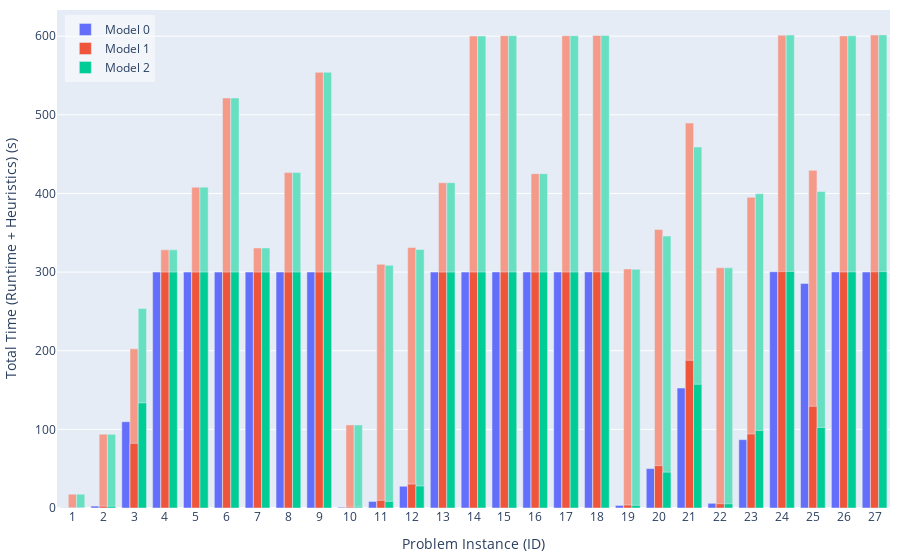

Notebook cell for this chart:
### Code cell
import plotly.graph_objects as go


lighten_percentage = 40

# Create bar plot with visible zeros
hovertemplate_text='Model: %{customdata[0]}<br>ID: %{x}<br>Gap: %{text}%<br>Nodes: %{customdata[1]}<br>Runtime: %{customdata[2]} s<br>Heuristics: %{customdata[3]} s<br>Total Time: %{customdata[4]} s<extra></extra>'
fig = go.Figure(data=[
    go.Bar(
        name='Model 0', 
        x=df0['ID'], 
        y=df0['runtime'],
        text=df0['gap'].apply(lambda x: f'{x:.2f}'),  # Format text to 2 decimal places
        marker_color=colormap[0],
        # Create a 2D array with multiple columns
        customdata=np.dstack((
            df0['model'], 
            df0['nodes'], 
            df0['runtime'].apply(lambda x: f'{x:.2f}'),
            df0['heuristics_time'].apply(lambda x: f'{x:.2f}'),
            df0['total_time'].apply(lambda x: f'{x:.2f}')
        ))[0],
        textposition='none',
        hovertemplate=hovertemplate_text,
        offsetgroup='0'
    ),
    go.Bar(
        name='Model 1', 
        x=df1['ID'], 
        y=df1['runtime'],
        text=df1['gap'].apply(lambda x: f'{x:.2f}'),
        marker_color=colormap[1],
        customdata=np.dstack((
            df1['model'], 
            df1['nodes'], 
            df1['runtime'].apply(lambda x: f'{x:.2f}'),
            df1['heuristics_time'].apply(lambda x: f'{x:.2f}'),
            df1['total_time'].apply(lambda x: f'{x:.2f}')
        ))[0],
        textposition='none',
        hovertemplate=hovertemplate_text,
        offsetgroup='1',
        zorder=2
    ),
    go.Bar(
        name='Model 1', 
        x=df1['ID'], 
        y=df1['runtime'] + df1['heuristics_time'],
        text=df1['gap'].apply(lambda x: f'{x:.2f}'),
        marker_color=lighten_color(colormap[1], lighten_percentage),
        customdata=np.dstack((
            df1['model'], 
            df1['nodes'], 
            df1['runtime'].apply(lambda x: f'{x:.2f}'),
            df1['heuristics_time'].apply(lambda x: f'{x:.2f}'),
            df1['total_time'].apply(lambda x: f'{x:.2f}')
        ))[0],
        textposition='none',
        hovertemplate=hovertemplate_text,
        offsetgroup='1',
        showlegend=False,
        zorder=1
    ),
    go.Bar(
        name='Model 2', 
        x=df2['ID'], 
        y=df2['runtime'],
        text=df2['gap'].apply(lambda x: f'{x:.2f}'),
        marker_color=colormap[2],
        customdata=np.dstack((
            df2['model'], 
            df2['nodes'], 
            df2['runtime'].apply(lambda x: f'{x:.2f}'),
            df2['heuristics_time'].apply(lambda x: f'{x:.2f}'),
            df2['total_time'].apply(lambda x: f'{x:.2f}')
        ))[0],
        textposition='none',
        hovertemplate=hovertemplate_text,
        offsetgroup='2',
        zorder=2
    ),
    go.Bar(
        name='Model 2',
        x=df2['ID'],
        y=df2['runtime'] + df2['heuristics_time'],
        text=df2['gap'].apply(lambda x: f'{x:.2f}'),
        marker_color=lighten_color(colormap[2], lighten_percentage),
        customdata=np.dstack((
            df2['model'], 
            df2['nodes'], 
            df2['runtime'].apply(lambda x: f'{x:.2f}'),
            df2['heuristics_time'].apply(lambda x: f'{x:.2f}'),
            df2['total_time'].apply(lambda x: f'{x:.2f}')
        ))[0],
        textposition='none',
        hovertemplate=hovertemplate_text,
        offsetgroup='2',
        showlegend=False,
        zorder=1
    ),
])

# Add a subtle visual indication for zero values
fig.update_layout(
    autosize=True,   # let the container size drive the plot
    margin=dict(l=10, r=10, t=10, b=10),    # width=1000,
    # width=1000,
    # height=600,
    barmode='group',
    yaxis = dict(
        title = 'Total Time (Runtime + Heuristics) (s)',
    ),
    xaxis = dict(
        title = 'Problem Instance (ID)',
        tickmode = 'array',
        tickvals = list(range(0, 28)),
        ticktext = list(range(0, 28)),
    ),
    legend=dict(
        x=0.01,
        y=0.99,
        xanchor='left',
        yanchor='top',
        bgcolor='rgba(255, 255, 255, 0.5)'
    )
)

fig.show()


# Save as HTML
div_schedule = plot(
    fig, include_plotlyjs=True, config={"responsive": True}, output_type="div"
)
# write div snippet to file
with open('../docs/images/results-total-time.html', 'w') as f:
    f.write(div_schedule)

### Figure 1 — Plotly figure (JSON) as saved in the notebook; plotly's stock layout.template omitted (floating-point values rounded to 4 significant figures; data arrays with more than 128 entries replaced by an {"elided": "..."} marker saying what was removed)
{"data": [{"customdata": {"elided": "27x5 mixed values"}, "hovertemplate": "Model: %{customdata[0]}<br>ID: %{x}<br>Gap: %{text}%<br>Nodes: %{customdata[1]}<br>Runtime: %{customdata[2]} s<br>Heuristics: %{customdata[3]} s<br>Total Time: %{customdata[4]} s<extra></extra>", "marker": {"color": "#636EFA"}, "name": "Model 0", "offsetgroup": "0", "text": ["0.00", "0.00", "0.00", "24.48", "97.70", "1000000.00", "142.65", "1000000.00", "1000000.00", "0.00", "0.00", "0.00", "23.37", "1000000.00", "1000000.00", "38.88", "1000000.00", "1000000.00", "0.00", "0.00", "0.00", "0.00", "0.00", "1000000.00", "0.00", "29.04", "1000000.00"], "textposition": "none", "type": "bar", "x": [1, 2, 3, 4, 5, 6, 7, 8, 9, 10, 11, 12, 13, 14, 15, 16, 17, 18, 19, 20, 21, 22, 23, 24, 25, 26, 27], "y": [0.2085, 2.429, 109.7, 300.0, 300.0, 300.0, 300.0, 300.0, 300.0, 0.9445, 8.35, 27.67, 300.0, 300.0, 300.2, 300.0, 300.0, 300.1, 3.269, 50.14, 152.5, 5.979, 86.91, 300.4, 285.5, 300.2, 300.0]}, {"customdata": {"elided": "27x5 mixed values"}, "hovertemplate": "Model: %{customdata[0]}<br>ID: %{x}<br>Gap: %{text}%<br>Nodes: %{customdata[1]}<br>Runtime: %{customdata[2]} s<br>Heuristics: %{customdata[3]} s<br>Total Time: %{customdata[4]} s<extra></extra>", "marker": {"color": "#EF553B"}, "name": "Model 1", "offsetgroup": "1", "text": ["0.00", "0.00", "0.00", "25.36", "90.78", "111.79", "162.16", "205.40", "422.40", "0.00", "0.00", "0.00", "32.44", "93.71", "184.80", "37.77", "53.17", "153.32", "0.00", "0.00", "0.00", "0.00", "0.00", "2651.18", "0.00", "29.11", "16190.33"], "textposition": "none", "type": "bar", "x": [1, 2, 3, 4, 5, 6, 7, 8, 9, 10, 11, 12, 13, 14, 15, 16, 17, 18, 19, 20, 21, 22, 23, 24, 25, 26, 27], "y": [0.2237, 2.35, 82.27, 300.0, 300.0, 300.0, 300.0, 300.0, 300.0, 1.124, 9.718, 30.41, 300.0, 300.1, 300.1, 300.0, 300.0, 300.2, 3.78, 53.89, 187.8, 5.483, 94.17, 300.6, 129.3, 300.2, 300.3], "zorder": 2}, {"customdata": {"elided": "27x5 mixed values"}, "hovertemplate": "Model: %{customdata[0]}<br>ID: %{x}<br>Gap: %{text}%<br>Nodes: %{customdata[1]}<br>Runtime: %{customdata[2]} s<br>Heuristics: %{customdata[3]} s<br>Total Time: %{customdata[4]} s<extra></extra>", "marker": {"color": "#f59989"}, "name": "Model 1", "offsetgroup": "1", "showlegend": false, "text": ["0.00", "0.00", "0.00", "25.36", "90.78", "111.79", "162.16", "205.40", "422.40", "0.00", "0.00", "0.00", "32.44", "93.71", "184.80", "37.77", "53.17", "153.32", "0.00", "0.00", "0.00", "0.00", "0.00", "2651.18", "0.00", "29.11", "16190.33"], "textposition": "none", "type": "bar", "x": [1, 2, 3, 4, 5, 6, 7, 8, 9, 10, 11, 12, 13, 14, 15, 16, 17, 18, 19, 20, 21, 22, 23, 24, 25, 26, 27], "y": [17.52, 93.83, 202.4, 328.3, 408.0, 521.4, 330.7, 426.5, 554.0, 105.6, 309.9, 331.2, 413.7, 600.2, 600.7, 425.2, 600.6, 600.9, 304.0, 354.1, 489.5, 305.5, 395.1, 601.3, 429.4, 600.4, 601.4], "zorder": 1}, {"customdata": {"elided": "27x5 mixed values"}, "hovertemplate": "Model: %{customdata[0]}<br>ID: %{x}<br>Gap: %{text}%<br>Nodes: %{customdata[1]}<br>Runtime: %{customdata[2]} s<br>Heuristics: %{customdata[3]} s<br>Total Time: %{customdata[4]} s<extra></extra>", "marker": {"color": "#00CC96"}, "name": "Model 2", "offsetgroup": "2", "text": ["0.00", "0.00", "0.00", "26.11", "84.09", "114.47", "147.69", "207.40", "539.45", "0.00", "0.00", "0.00", "35.75", "93.62", "185.33", "34.51", "93.85", "159.55", "0.00", "0.00", "0.00", "0.00", "0.00", "2652.31", "0.00", "30.70", "16190.33"], "textposition": "none", "type": "bar", "x": [1, 2, 3, 4, 5, 6, 7, 8, 9, 10, 11, 12, 13, 14, 15, 16, 17, 18, 19, 20, 21, 22, 23, 24, 25, 26, 27], "y": [0.2427, 2.235, 133.7, 300.0, 300.0, 300.0, 300.0, 300.0, 300.0, 1.053, 8.375, 28.02, 300.0, 300.0, 300.1, 300.0, 300.0, 300.1, 3.364, 45.55, 157.3, 5.421, 98.64, 300.8, 102.3, 300.2, 300.6], "zorder": 2}, {"customdata": {"elided": "27x5 mixed values"}, "hovertemplate": "Model: %{customdata[0]}<br>ID: %{x}<br>Gap: %{text}%<br>Nodes: %{customdata[1]}<br>Runtime: %{customdata[2]} s<br>Heuristics: %{customdata[3]} s<br>Total Time: %{customdata[4]} s<extra></extra>", "marker": {"color": "#66e0c0"}, "name": "Model 2", "offsetgroup": "2", "showlegend": false, "text": ["0.00", "0.00", "0.00", "26.11", "84.09", "114.47", "147.69", "207.40", "539.45", "0.00", "0.00", "0.00", "35.75", "93.62", "185.33", "34.51", "93.85", "159.55", "0.00", "0.00", "0.00", "0.00", "0.00", "2652.31", "0.00", "30.70", "16190.33"], "textposition": "none", "type": "bar", "x": [1, 2, 3, 4, 5, 6, 7, 8, 9, 10, 11, 12, 13, 14, 15, 16, 17, 18, 19, 20, 21, 22, 23, 24, 25, 26, 27], "y": [17.54, 93.72, 253.7, 328.3, 408.0, 521.4, 330.7, 426.5, 554.0, 105.6, 308.6, 328.8, 413.7, 600.1, 600.7, 425.2, 600.6, 600.8, 303.6, 345.8, 459.0, 305.4, 399.6, 601.4, 402.4, 600.4, 601.6], "zorder": 1}], "layout": {"autosize": true, "barmode": "group", "legend": {"bgcolor": "rgba(255, 255, 255, 0.5)", "x": 0.01, "xanchor": "left", "y": 0.99, "yanchor": "top"}, "margin": {"b": 10, "l": 10, "r": 10, "t": 10}, "xaxis": {"tickmode": "array", "ticktext": [0, 1, 2, 3, 4, 5, 6, 7, 8, 9, 10, 11, 12, 13, 14, 15, 16, 17, 18, 19, 20, 21, 22, 23, 24, 25, 26, 27], "tickvals": [0, 1, 2, 3, 4, 5, 6, 7, 8, 9, 10, 11, 12, 13, 14, 15, 16, 17, 18, 19, 20, 21, 22, 23, 24, 25, 26, 27], "title": {"text": "Problem Instance (ID)"}}, "yaxis": {"title": {"text": "Total Time (Runtime + Heuristics) (s)"}}}}
